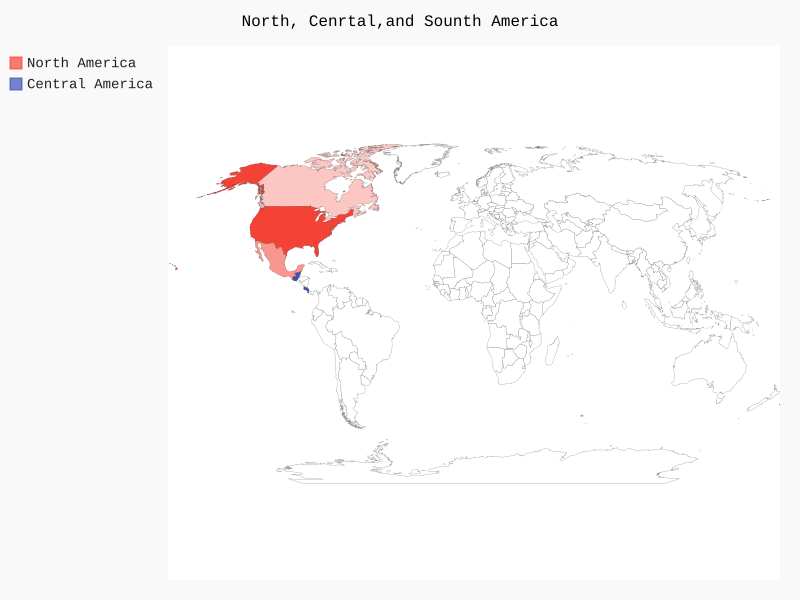

Recreate this plot in Python.
import pygal.maps.world as pyWorld

wm=pyWorld.World()
wm.title='North, Cenrtal,and Sounth America'

#add为添加突出标签，字符串为标签名字，列表为该标签的国家代码,如果用字典的话可以显示数值
wm.add('North America',{'ca':3412600,'mx':113423000,'us':309349000})
wm.add('Central America',['bz','cr','gt'])

wm.render_to_file('americas.svg')
